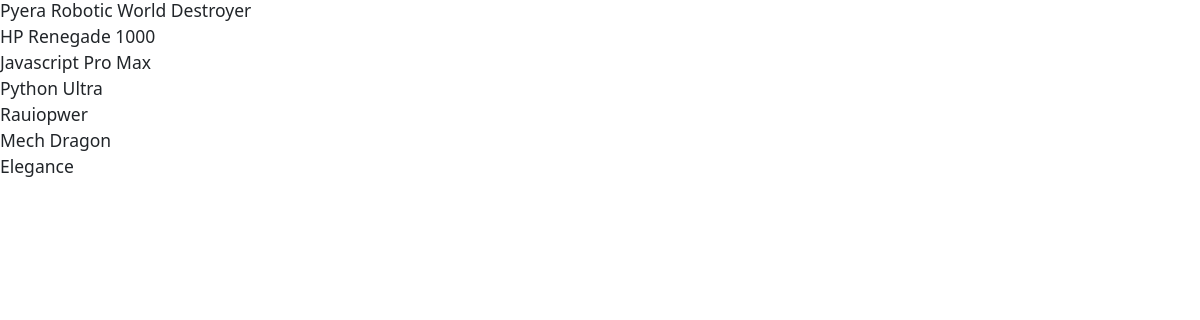
The app's page /shop/Mechanical with its own data.
### Shop/models.py (models this page shows, shortened)
class Product(models.Model):
    name = models.CharField(max_length=120)
    price = models.FloatField()
    id_image = models.ImageField(blank=True, upload_to="uploaded_images/")
    product_info = RichTextUploadingField()
    category = models.ManyToManyField(Categories)

### Shop/views.py (the view)
# urls.py: path("<categories>", views.category_items, name="category_items"),
def category_items(request, categories):
    cat_id = Categories.objects.get(categories=categories)
    cid = cat_id.id
    category_list = Product.objects.filter(category=cid)
    return render(request, "shop/category_products.html", {"category_list": category_list})

### templates/shop/category_products.html
{% extends 'basepage.html' %}
{% block content %}
    {% for product in category_list %}
        <h3>{{ product.name }}</h3>
    {% endfor %}
{% endblock %}

### records on screen
Product: name "Pyera Robotic World Destroyer"
Product: name "HP Renegade 1000"
Product: name "Javascript Pro Max"
Product: name "Python Ultra"
Product: name "Rauiopwer"
Product: name "Mech Dragon"
Product: name "Elegance"
